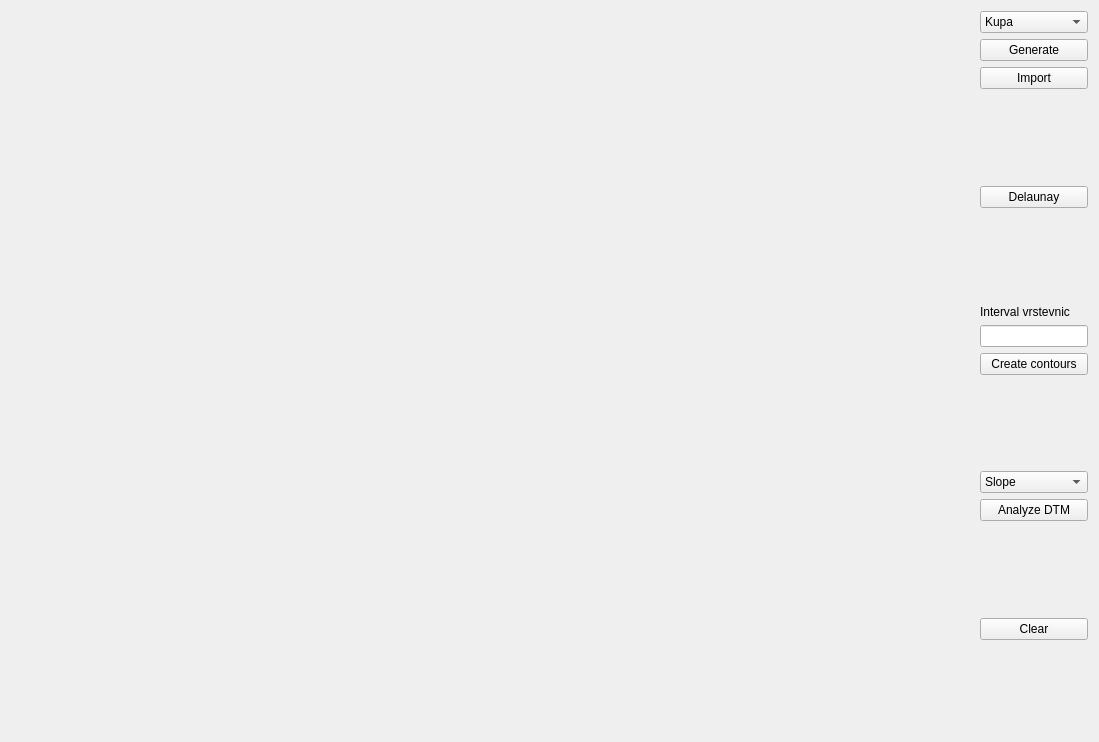
<?xml version="1.0" encoding="UTF-8"?>
<ui version="4.0">
 <class>Widget</class>
 <widget class="QWidget" name="Widget">
  <property name="geometry">
   <rect>
    <x>0</x>
    <y>0</y>
    <width>1099</width>
    <height>742</height>
   </rect>
  </property>
  <property name="windowTitle">
   <string>DTM</string>
  </property>
  <layout class="QHBoxLayout" name="horizontalLayout">
   <item>
    <widget class="Draw" name="Canvas" native="true">
     <property name="sizePolicy">
      <sizepolicy hsizetype="Preferred" vsizetype="Preferred">
       <horstretch>1</horstretch>
       <verstretch>1</verstretch>
      </sizepolicy>
     </property>
    </widget>
   </item>
   <item>
    <layout class="QVBoxLayout" name="verticalLayout">
     <item>
      <widget class="QComboBox" name="comboBox">
       <item>
        <property name="text">
         <string>Kupa</string>
        </property>
       </item>
       <item>
        <property name="text">
         <string>Udoli</string>
        </property>
       </item>
       <item>
        <property name="text">
         <string>Hrbet</string>
        </property>
       </item>
       <item>
        <property name="text">
         <string>Grid</string>
        </property>
       </item>
      </widget>
     </item>
     <item>
      <widget class="QPushButton" name="pushButton_5">
       <property name="text">
        <string>Generate</string>
       </property>
      </widget>
     </item>
     <item>
      <widget class="QPushButton" name="pushButton_6">
       <property name="text">
        <string>Import</string>
       </property>
      </widget>
     </item>
     <item>
      <spacer name="verticalSpacer_5">
       <property name="orientation">
        <enum>Qt::Vertical</enum>
       </property>
       <property name="sizeHint" stdset="0">
        <size>
         <width>20</width>
         <height>40</height>
        </size>
       </property>
      </spacer>
     </item>
     <item>
      <widget class="QPushButton" name="pushButton">
       <property name="text">
        <string>Delaunay</string>
       </property>
      </widget>
     </item>
     <item>
      <spacer name="verticalSpacer">
       <property name="orientation">
        <enum>Qt::Vertical</enum>
       </property>
       <property name="sizeHint" stdset="0">
        <size>
         <width>20</width>
         <height>80</height>
        </size>
       </property>
      </spacer>
     </item>
     <item>
      <widget class="QLabel" name="label">
       <property name="text">
        <string>Interval vrstevnic</string>
       </property>
      </widget>
     </item>
     <item>
      <widget class="QLineEdit" name="dz"/>
     </item>
     <item>
      <widget class="QPushButton" name="pushButton_2">
       <property name="text">
        <string>Create contours</string>
       </property>
      </widget>
     </item>
     <item>
      <spacer name="verticalSpacer_4">
       <property name="orientation">
        <enum>Qt::Vertical</enum>
       </property>
       <property name="sizeHint" stdset="0">
        <size>
         <width>20</width>
         <height>40</height>
        </size>
       </property>
      </spacer>
     </item>
     <item>
      <widget class="QComboBox" name="comboBox_2">
       <item>
        <property name="text">
         <string>Slope</string>
        </property>
       </item>
       <item>
        <property name="text">
         <string>Aspect</string>
        </property>
       </item>
      </widget>
     </item>
     <item>
      <widget class="QPushButton" name="pushButton_4">
       <property name="text">
        <string>Analyze DTM</string>
       </property>
      </widget>
     </item>
     <item>
      <spacer name="verticalSpacer_2">
       <property name="orientation">
        <enum>Qt::Vertical</enum>
       </property>
       <property name="sizeHint" stdset="0">
        <size>
         <width>20</width>
         <height>80</height>
        </size>
       </property>
      </spacer>
     </item>
     <item>
      <widget class="QPushButton" name="pushButton_3">
       <property name="text">
        <string>Clear</string>
       </property>
      </widget>
     </item>
     <item>
      <spacer name="verticalSpacer_3">
       <property name="orientation">
        <enum>Qt::Vertical</enum>
       </property>
       <property name="sizeHint" stdset="0">
        <size>
         <width>20</width>
         <height>40</height>
        </size>
       </property>
      </spacer>
     </item>
    </layout>
   </item>
  </layout>
 </widget>
 <layoutdefault spacing="6" margin="11"/>
 <customwidgets>
  <customwidget>
   <class>Draw</class>
   <extends>QWidget</extends>
   <header location="global">draw.h</header>
   <container>1</container>
  </customwidget>
 </customwidgets>
 <resources/>
 <connections/>
</ui>
